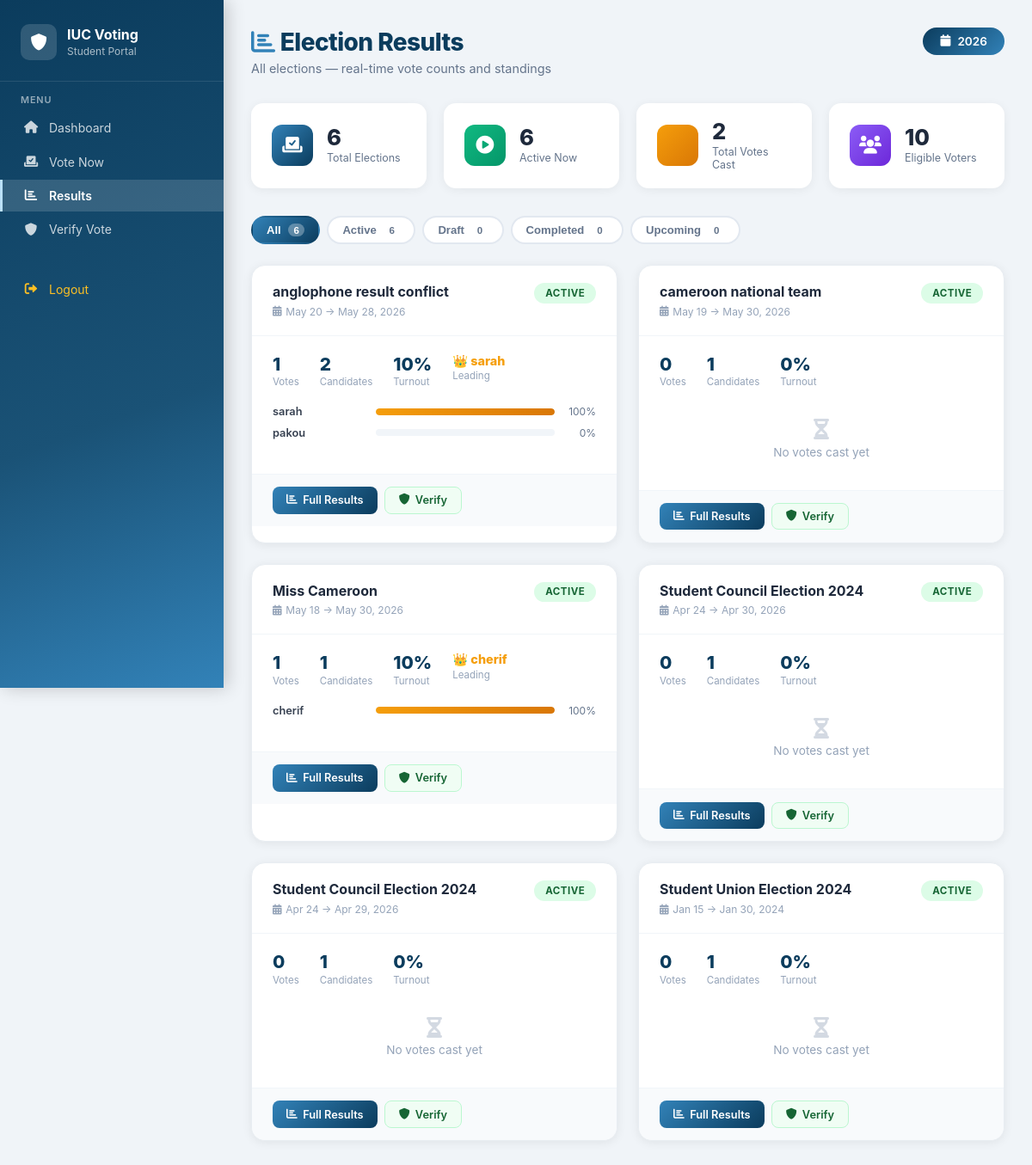
The page /pages/results.php on the database its author committed.
### tables this page shows
CREATE TABLE IF NOT EXISTS `elections` (
  `id` int NOT NULL AUTO_INCREMENT,
  `title` varchar(191) NOT NULL,
  `description` text,
  `start_date` date NOT NULL,
  `end_date` date NOT NULL,
  `status` enum('draft','active','completed','cancelled') DEFAULT 'draft',
  `created_by` int NOT NULL,
  `created_at` timestamp NULL DEFAULT CURRENT_TIMESTAMP,
  `updated_at` timestamp NULL DEFAULT CURRENT_TIMESTAMP ON UPDATE CURRENT_TIMESTAMP,
  PRIMARY KEY (`id`),
  KEY `created_by` (`created_by`),
  KEY `idx_status` (`status`),
  KEY `idx_dates` (`start_date`,`end_date`),
  KEY `idx_elections_dates_status` (`start_date`,`end_date`,`status`)
);

### pages/results.php (the view, shortened to what this page needs)
<?php
require_once 'config/config.php';
$isAdmin = ($_SESSION['user_type'] ?? '') === 'admin';
    ?>
    <?php
$elections = $pdo->query("
    SELECT e.*,
           (SELECT COUNT(*) FROM votes v WHERE v.election_id = e.id)     AS total_votes,
           (SELECT COUNT(*) FROM candidates c WHERE c.election_id = e.id) AS total_candidates
    FROM elections e
    ORDER BY e.created_at DESC
")->fetchAll(PDO::FETCH_ASSOC);
$eligibleVoters = (int)$pdo->query(
    "SELECT COUNT(*) FROM users WHERE type='student' AND status='approved'"
)->fetchColumn();
$totalElections  = count($elections);
$activeCount     = count(array_filter($elections, fn($e) => $e['status'] === 'active'));
$totalVotesAll   = array_sum(array_column($elections, 'total_votes'));
$completedCount  = count(array_filter($elections, fn($e) => in_array($e['status'], ['completed','closed'])));
$electionDetails = [];
foreach ($elections as $elec) {
    $stmt = $pdo->prepare("
        SELECT c.name, c.description,
               COUNT(v.id) AS vote_count
        FROM candidates c
        LEFT JOIN votes v ON v.candidate_id = c.id AND v.election_id = ?
        WHERE c.election_id = ?
        GROUP BY c.id
        ORDER BY vote_count DESC, c.position ASC
    ");
    $stmt->execute([$elec['id'], $elec['id']]);
    $cands = $stmt->fetchAll(PDO::FETCH_ASSOC);
    $tv = array_sum(array_column($cands, 'vote_count'));
    $electionDetails[$elec['id']] = ['candidates' => $cands, 'total' => $tv];
}
?>
<!DOCTYPE html>
<html lang="en">
<head>
<link href="https://cdnjs.cloudflare.com/ajax/libs/font-awesome/6.0.0/css/all.min.css" rel="stylesheet">
</head>
<body>
<div class="layout">
<aside class="sidebar">
    <div class="sb-brand">
        <div class="logo"><i class="fas fa-shield-alt"></i></div>
        <div>
            <h1>IUC Voting</h1>
            <p><?= $isAdmin ? 'Admin Panel' : 'Student Portal' ?></p>
        </div>
    </div>
    <?php if ($isAdmin): ?>
    <div class="sb-section">Main</div>
    <a href="index.php?page=admin" class="sb-link"><i class="fas fa-tachometer-alt"></i> Dashboard</a>
    <div class="sb-section">Elections</div>
    <a href="index.php?page=elections" class="sb-link"><i class="fas fa-vote-yea"></i> Elections</a>
    <a href="index.php?page=results" class="sb-link active"><i class="fas fa-chart-bar"></i> Results</a>
    <div class="sb-section">Voters</div>
    <a href="index.php?page=voter_registration" class="sb-link"><i class="fas fa-user-plus"></i> Register Voters</a>
    <a href="index.php?page=voter_list" class="sb-link"><i class="fas fa-users-cog"></i> Voter List</a>
    <div class="sb-section">Audit</div>
    <a href="index.php?page=vote_verification" class="sb-link"><i class="fas fa-check-circle"></i> Vote Verification</a>
    <?php else: ?>
    <div class="sb-section">Menu</div>
    <a href="index.php?page=dashboard" class="sb-link"><i class="fas fa-home"></i> Dashboard</a>
    <a href="index.php?page=simple_voting" class="sb-link"><i class="fas fa-vote-yea"></i> Vote Now</a>
    <a href="index.php?page=results" class="sb-link active"><i class="fas fa-chart-bar"></i> Results</a>
    <a href="index.php?page=verify" class="sb-link"><i class="fas fa-shield-alt"></i> Verify Vote</a>
    <?php endif; ?>
    <a href="index.php?page=logout" class="sb-link" style="margin-top:2rem;color:#fbbf24;"><i class="fas fa-sign-out-alt"></i> Logout</a>
</aside>
<main class="main">
    <div class="topbar">
        <div class="topbar-left">
            <h1><i class="fas fa-chart-bar" style="color:#3282B8;margin-right:.4rem"></i>Election Results</h1>
            <p>All elections — real-time vote counts and standings</p>
        </div>
        <div class="year-badge"><i class="fas fa-calendar"></i> <?= date('Y') ?></div>
    </div>
    <div class="summary-grid">
        <div class="sum-card">
            <div class="sum-icon blue"><i class="fas fa-vote-yea"></i></div>
            <div><div class="sum-num"><?= $totalElections ?></div><div class="sum-lbl">Total Elections</div></div>
        </div>
        <div class="sum-card">
            <div class="sum-icon green"><i class="fas fa-play-circle"></i></div>
            <div><div class="sum-num"><?= $activeCount ?></div><div class="sum-lbl">Active Now</div></div>
        </div>
        <div class="sum-card">
            <div class="sum-icon orange"><i class="fas fa-ballot-check"></i></div>
            <div><div class="sum-num"><?= number_format($totalVotesAll) ?></div><div class="sum-lbl">Total Votes Cast</div></div>
        </div>
        <div class="sum-card">
            <div class="sum-icon purple"><i class="fas fa-users"></i></div>
            <div><div class="sum-num"><?= $eligibleVoters ?></div><div class="sum-lbl">Eligible Voters</div></div>
        </div>
    </div>
    <div class="filter-bar">
        <button class="filter-btn active" onclick="filterCards('all',this)">
            All <span class="filter-count"><?= $totalElections ?></span>
        </button>
        <button class="filter-btn" onclick="filterCards('active',this)">
            Active <span class="filter-count"><?= $activeCount ?></span>
        </button>
        <button class="filter-btn" onclick="filterCards('draft',this)">
            Draft <span class="filter-count"><?= count(array_filter($elections,fn($e)=>$e['status']==='draft')) ?></span>
        </button>
        <button class="filter-btn" onclick="filterCards('completed',this)">
            Completed <span class="filter-count"><?= $completedCount ?></span>
        </button>
        <button class="filter-btn" onclick="filterCards('upcoming',this)">
            Upcoming <span class="filter-count"><?= count(array_filter($elections,fn($e)=>$e['status']==='upcoming')) ?></span>
        </button>
    </div>
    <?php if (empty($elections)): ?>
        <div class="empty-state">
            <i class="fas fa-vote-yea"></i>
            <h3>No elections yet</h3>
            <p>Elections created by the admin will appear here.</p>
        </div>
    <?php else: ?>
    <div class="elections-grid" id="electionsGrid">
        <?php foreach ($elections as $elec):
            $detail   = $electionDetails[$elec['id']];
            $tv       = $detail['total'];
            $cands    = $detail['candidates'];
            $winner   = !empty($cands) && $cands[0]['vote_count'] > 0 ? $cands[0] : null;
            $turnout  = $eligibleVoters > 0 ? round($tv / $eligibleVoters * 100, 1) : 0;
            $status   = $elec['status'];
            $pillClass = match($status) {
                'active'    => 'pill-active',
                'draft'     => 'pill-draft',
                'completed' => 'pill-completed',
                'closed'    => 'pill-closed',
                'upcoming'  => 'pill-upcoming',
                default     => 'pill-draft'
            };
        ?>
        <div class="elec-card" data-status="<?= $status ?>">
            <div class="elec-card-header">
                <div>
                    <div class="elec-title"><?= htmlspecialchars($elec['title']) ?></div>
                    <div class="elec-dates">
                        <i class="fas fa-calendar-alt"></i>
                        <?= date('M d', strtotime($elec['start_date'])) ?> &rarr; <?= date('M d, Y', strtotime($elec['end_date'])) ?>
                    </div>
                </div>
                <span class="status-pill <?= $pillClass ?>"><?= ucfirst($status) ?></span>
            </div>
            <div class="elec-card-body">
                <div class="mini-stats">
                    <div class="mini-stat">
                        <div class="val"><?= $tv ?></div>
                        <div class="lbl">Votes</div>
                    </div>
                    <div class="mini-stat">
                        <div class="val"><?= $elec['total_candidates'] ?></div>
                        <div class="lbl">Candidates</div>
                    </div>
                    <div class="mini-stat">
                        <div class="val"><?= $turnout ?>%</div>
                        <div class="lbl">Turnout</div>
                    </div>
                    <?php if ($winner): ?>
                    <div class="mini-stat">
                        <div class="val" style="font-size:.9rem;color:#f59e0b;">👑 <?= htmlspecialchars(explode(' ',$winner['name'])[0]) ?></div>
                        <div class="lbl">Leading</div>
                    </div>
                    <?php endif; ?>
                </div>
                <?php if (empty($cands) || $tv === 0): ?>
                    <div class="no-votes-msg"><i class="fas fa-hourglass-half"></i>No votes cast yet</div>
                <?php else: ?>
                <div class="cand-bars">
                    <?php foreach (array_slice($cands, 0, 4) as $ci => $c): ?>
                    <div class="cand-bar-row">
                        <div class="cand-bar-name" title="<?= htmlspecialchars($c['name']) ?>"><?= htmlspecialchars($c['name']) ?></div>
                        <div class="cand-bar-track">
                            <div class="cand-bar-fill <?= $ci===0?'gold':'' ?>" style="width:<?= $c['pct'] ?>%"></div>
                        </div>
                        <div class="cand-bar-pct"><?= $c['pct'] ?>%</div>
                    </div>
                    <?php endforeach; ?>
                </div>
                <?php endif; ?>
            </div>
            <div class="elec-card-footer">
                <div style="display:flex;gap:.5rem;flex-wrap:wrap;">
                    <a href="index.php?page=results&election_id=<?= $elec['id'] ?>" class="btn btn-detail">
                        <i class="fas fa-chart-bar"></i> Full Results
                    </a>
                    <a href="index.php?page=<?= $isAdmin?'vote_verification':'verify' ?>" class="btn btn-verify">
                        <i class="fas fa-shield-alt"></i> Verify
                    </a>
                </div>
            </div>
        </div>
        <?php endforeach; ?>
    </div>
    <?php endif; ?>
</main>
</div>
</body>
</html>

### rows shown on the page
elections: title "anglophone result conflict", start_date "May 20", end_date "May 28, 2026", status "ACTIVE", id "1", total_candidates "2", turnout "10", name "sarah", pct "100", name "pakou", pct "0"
elections: title "cameroon national team", start_date "May 19", end_date "May 30, 2026", status "ACTIVE", id "0", total_candidates "1", turnout "0", shows "No votes cast yet"
elections: title "Miss Cameroon", start_date "May 18", end_date "May 30, 2026", status "ACTIVE", id "1", total_candidates "1", turnout "10", name "cherif", pct "100"
elections: title "Student Council Election 2024", start_date "Apr 24", end_date "Apr 30, 2026", status "ACTIVE", id "0", total_candidates "1", turnout "0", shows "No votes cast yet"
elections: title "Student Council Election 2024", start_date "Apr 24", end_date "Apr 29, 2026", status "ACTIVE", id "0", total_candidates "1", turnout "0", shows "No votes cast yet"
elections: title "Student Union Election 2024", start_date "Jan 15", end_date "Jan 30, 2024", status "ACTIVE", id "0", total_candidates "1", turnout "0", shows "No votes cast yet"

### other values the page prints
$totalElections "6"
$activeCount "6"
$totalVotesAll "2"
$eligibleVoters "10"
count(array_filter($elections,fn($e)=>$e['status']==='draft')) "0"
$completedCount "0"
count(array_filter($elections,fn($e)=>$e['status']==='upcoming')) "0"
